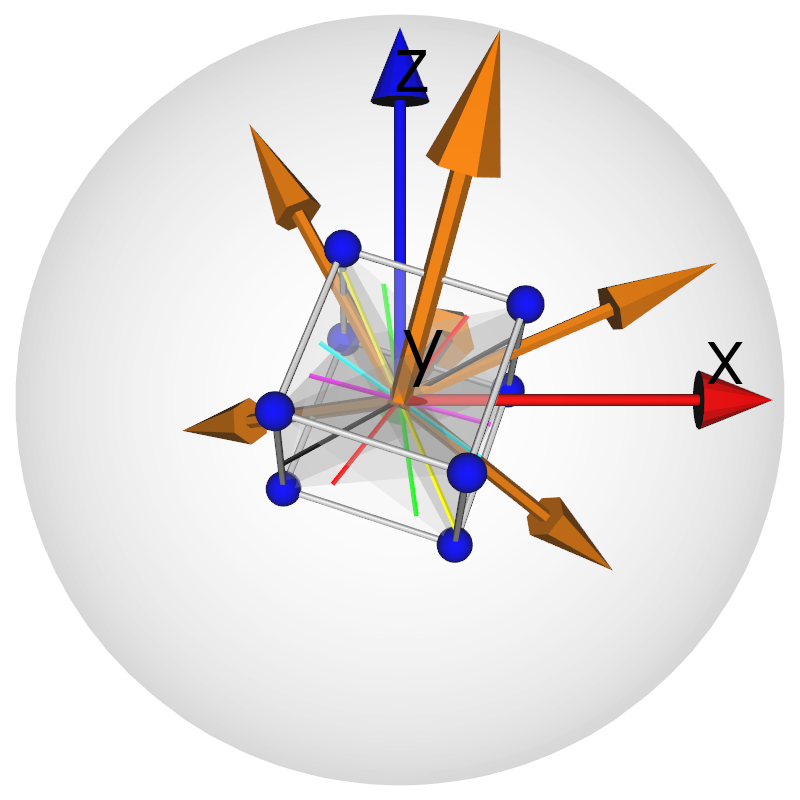

Write the Python code that produced this figure.
#!/usr/bin/env python
import vtk, numpy
from pymicro.crystal.lattice import Lattice, HklPlane
from pymicro.crystal.microstructure import Orientation
from pymicro.view import vtk_utils
from vtk.util.colors import white, peacock, tomato, red, green, yellow, black, cyan, magenta

def create_pole_figure_3d(grain_orientation, show_arrows=True, show_slip_traces=False, verbose=False):
  '''
  Create a 3d scene with a cubic crystal lattice at the center.
  Hkl planes are added to the lattice and their normal displayed.
  A sphere is added to show how a pole figure can be constructed.
  Slip traces on a particular plane can also be shown.
  '''
  # Create the Renderer
  ren = vtk.vtkRenderer()
  m = grain_orientation.orientation_matrix()
  mt = m.transpose()

  # outbounding sphere radius
  r = 1.
    
  # create the cubic lattice cell
  a = r/2
  l = Lattice.cubic(a)
  grid = vtk_utils.lattice_grid(l)
  cubic_lattice = vtk.vtkAssembly()
  Edges, Vertices = vtk_utils.lattice_3d(grid, tubeRadius=0.01, sphereRadius=0.05)
  # get a list of hkl planes in the 110 family
  hklplanes = HklPlane.get_family('110')
  colors = [red, green, yellow, black, cyan, magenta] # correspond to pyplot 'rgykcmbw'
  
  # add a vertical plane to show the slip plane intersection
  # note that the plane is rotated towards the crystal CS
  # to make the intersection with the slip plane...
  vplane = vtk.vtkPlane()
  vplane.SetOrigin(a/2, a/2, a/2)
  #n_inter = numpy.array([0, 0, 1]) # to plot slip traces on XY
  n_inter = numpy.array([0, 1, 0]) # to plot slip traces on XZ
  vplane.SetNormal(m.dot(n_inter)) # here the plane is rotated to crystal CS

  for i, hklplane in enumerate(hklplanes):
    origin = (a/2, a/2, a/2)
    plane = vtk.vtkPlane()
    plane.SetOrigin(origin)
    plane.SetNormal(hklplane.normal())
    hklplaneActor = vtk_utils.add_plane_to_grid(plane, grid, origin)
    cubic_lattice.AddPart(hklplaneActor)
    # get a reference to the vtkPolyData representing the hkl plane
    hklplanePolyData = hklplaneActor.GetMapper().GetInput()
    if show_arrows:
      # add an arrow to display the normal to the plane
      arrowActor = vtk_utils.unit_arrow_3d(origin, hklplane.normal())
      cubic_lattice.AddPart(arrowActor)
    if verbose:
      # debug infos:
      print 'slip plane normal', hklplane.normal
      print 'rotated slip plane normal', mt.dot(hklplane.normal())
      print 'intersection plane', n_inter
      print 'intersection line has unit vector:', numpy.cross(mt.dot(hklplane.normal()), n_inter)
    if show_slip_traces:
      # cut the rotated plane with the vertical plane to display the trace
      slipTrace = vtk.vtkCutter()
      slipTrace.SetInput(hklplanePolyData)
      slipTrace.SetCutFunction(vplane)
      slipTrace.Update() # this is a vtkPolyData
      slipTraceMapper = vtk.vtkPolyDataMapper()
      slipTraceMapper.SetInputConnection(slipTrace.GetOutputPort())
      slipTraceActor = vtk.vtkActor()
      slipTraceActor.SetMapper(slipTraceMapper)
      slipTraceActor.GetProperty().SetColor(colors[i])
      slipTraceActor.GetProperty().SetLineWidth(5)
      cubic_lattice.AddPart(slipTraceActor)

  # add the two actors to the renderer
  cubic_lattice.AddPart(Edges)
  cubic_lattice.AddPart(Vertices)

  # place the center of the lattice at (0.0, 0.0, 0.0)
  cubic_lattice.SetOrigin(a/2, a/2, a/2)
  cubic_lattice.AddPosition(-a/2,-a/2,-a/2)
  cubic_lattice.RotateZ(grain_orientation.phi1())
  cubic_lattice.RotateX(grain_orientation.Phi())
  cubic_lattice.RotateZ(grain_orientation.phi2())

  '''
  # add a vertical plane for visualisation purpose
  source = vtk.vtkPlaneSource()
  source.SetCenter(0,0,0)
  source.SetNormal(0,1,0)
  mapper = vtk.vtkPolyDataMapper()
  mapper.SetInput(source.GetOutput())
  actor = vtk.vtkActor()
  actor.SetMapper(mapper)
  ren.AddActor(actor)
  '''

  # add an outbounding sphere
  sphereSource = vtk.vtkSphereSource()
  sphereSource.SetCenter(0.0, 0.0, 0.0)
  sphereSource.SetRadius(r)
  sphereSource.SetPhiResolution(40)
  sphereSource.SetThetaResolution(40)
  sphereMapper = vtk.vtkPolyDataMapper()
  sphereMapper.SetInputConnection(sphereSource.GetOutputPort())
  sphereMapper.ScalarVisibilityOff()
  sphereActor = vtk.vtkActor()
  sphereActor.SetMapper(sphereMapper)
  sphereActor.GetProperty().SetOpacity(0.1)
  
  # add actors and set the background color.
  ren.AddActor(cubic_lattice)
  ren.AddActor(sphereActor)
  axes = vtk_utils.axes_actor(r)
  ren.AddViewProp(axes)
  ren.SetBackground(white)

  # set up camera
  cam = vtk.vtkCamera()
  #cam.SetViewUp(0, 1, 0)
  cam.SetViewUp(0, 0, 1)
  #cam.SetPosition(0, 0, 4*r)
  cam.SetPosition(0, -4*r, 0)
  cam.SetFocalPoint(0, 0, 0)
  ren.SetActiveCamera(cam)
  
  vtk_utils.render(ren, ren_size=(800, 800), display=True, name='pole_figure_3d.png')

if __name__ == '__main__':

  # grain orientation
  '''
  Schimd factor analysis gives max = 0.46
  for system (1-11)[-101]
  '''
  #orientation = Orientation.from_euler(numpy.array([0, 0, 0]))
  orientation = Orientation.from_euler(numpy.array([142.8, 32.0, 214.4]))
  create_pole_figure_3d(orientation, show_arrows=True, show_slip_traces=True, verbose=False)
